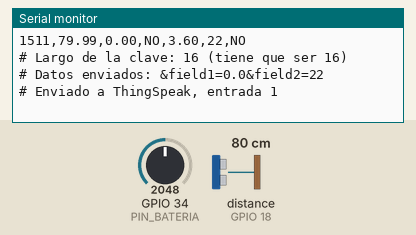
Recording of a sketch running on a simulated ESP32. Parts: the last lines printed to the serial monitor. Wiring (from diagram.json): ultrasonic range finder: trigger GPIO 5; echo GPIO 18. The inputs (shaded band) are chosen by the test bench; at power-on: distance to the obstacle (sensor on GPIO 18) 80 cm, GPIO 34 (PIN_BATERIA) = 2048 (analog values on the 0–4095 scale). The echo pulse lasts 58.3 µs per cm; WiFi joins after 1.5 s; servers stay silent unless stated; web services answer with replies made up by the test bench.

Above: at 2.7 s.
2.8 s: distance to the obstacle (sensor on GPIO 18) set to 2 cm
At 2.8 s:
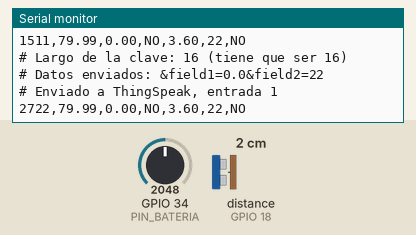
6.2 s: GPIO 34 (PIN_BATERIA) set to 1920
At 7.0 s:
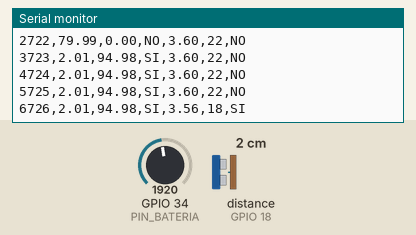
9.2 s: distance to the obstacle (sensor on GPIO 18) set to 18 cm
At 10.5 s:
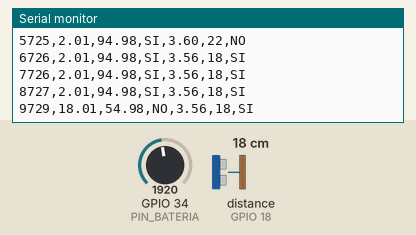
12.2 s: GPIO 34 (PIN_BATERIA) set to 2047
At 13.1 s:
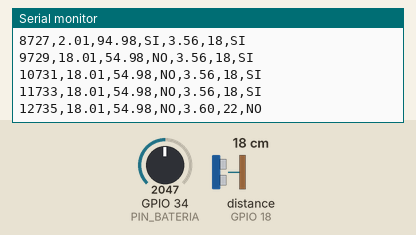
Timing chart, 0 to 14.7 s (numbered marks = the images above; inputs shaded):
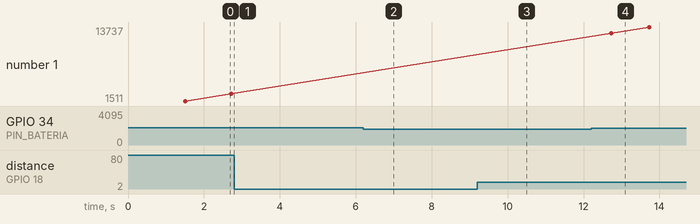

The sketch:

sketch.ino
```cpp
/*
  Contenedor inteligente - llenado + bateria + envio a ThingSpeak (canal 3486377)
  HC-SR04: TRIG -> GPIO 5, ECHO -> GPIO 18, VCC -> 5V, GND -> GND
  Potenciometro (hace de bateria): SIG -> GPIO 34, VCC -> 3V3, GND -> GND
  Envia field1 = llenado (%) y field2 = bateria (%).
  Simulacion: cada 20 s (ThingSpeak gratis acepta como mucho uno cada 15 s).
  Equipo real: cada 15 min, con MODO_SIMULACION en false.
*/

#include <WiFi.h>
#include <HTTPClient.h>

const int PIN_TRIG = 5;
const int PIN_ECHO = 18;
const int PIN_BATERIA = 34;

const float ALTURA_CONTENEDOR_CM = 40.0;
const float UMBRAL_ALERTA_PORCENTAJE = 80.0;
const float HISTERESIS = 3.0;

const bool  MODO_SIMULACION = true;   // true en Wokwi, false en el equipo real
const float UMBRAL_BATERIA_BAJA = 20.0;

// En Wokwi la red "Wokwi-GUEST" no tiene contrasena.
const char* WIFI_SSID = "Wokwi-GUEST";
const char* WIFI_PASSWORD = "";
// Write API Key del canal (ThingSpeak > tu canal > "API Keys"). No la publiques.
const char* THINGSPEAK_WRITE_KEY = "TU_WRITE_API_KEY";   // en Wokwi esta la clave real
const unsigned long INTERVALO_ENVIO_MS = MODO_SIMULACION ? 20000UL : 15UL * 60UL * 1000UL;

bool alertaActiva = false;
unsigned long ultimoEnvio = 0;
bool primerEnvio = true;

// ---------- Sensor de llenado ----------

float leerDistanciaCm() {
  digitalWrite(PIN_TRIG, LOW);
  delayMicroseconds(2);
  digitalWrite(PIN_TRIG, HIGH);
  delayMicroseconds(10);
  digitalWrite(PIN_TRIG, LOW);

  long duracion = pulseIn(PIN_ECHO, HIGH, 30000);
  if (duracion == 0) {
    return -1.0;
  }
  return duracion * 0.0343 / 2.0;
}

float calcularPorcentajeLlenado(float distanciaCm) {
  if (distanciaCm < 0) {
    return -1.0;
  }
  float porcentaje = 100.0 * (1.0 - (distanciaCm / ALTURA_CONTENEDOR_CM));
  if (porcentaje < 0) porcentaje = 0;
  if (porcentaje > 100) porcentaje = 100;
  return porcentaje;
}

bool evaluarAlerta(float porcentaje) {
  if (porcentaje < 0) {
    return alertaActiva;
  }
  if (!alertaActiva && porcentaje >= UMBRAL_ALERTA_PORCENTAJE) {
    alertaActiva = true;
  } else if (alertaActiva && porcentaje < (UMBRAL_ALERTA_PORCENTAJE - HISTERESIS)) {
    alertaActiva = false;
  }
  return alertaActiva;
}

// ---------- Bateria ----------

float leerTensionBateria() {
  int lectura = analogRead(PIN_BATERIA);           // 0 a 4095
  if (MODO_SIMULACION) {
    // tope a la izquierda = 3,0 V (vacia), tope a la derecha = 4,2 V (llena)
    return 3.0 + (lectura / 4095.0) * 1.2;
  }
  // Equipo real: divisor 100k/100k, la bateria es el doble de lo que ve el pin
  float tensionPin = (lectura / 4095.0) * 3.3;
  return tensionPin * 2.0;
}

// Tension -> carga no es lineal: tabla aproximada e interpolacion.
float porcentajeBateria(float tension) {
  const float V[]   = {3.00, 3.30, 3.50, 3.60, 3.70, 3.80, 3.90, 4.00, 4.10, 4.20};
  const float PCT[] = {   0,    3,   10,   22,   38,   52,   65,   78,   90,  100};
  const int N = 10;

  if (tension <= V[0]) return 0;
  if (tension >= V[N - 1]) return 100;
  for (int i = 0; i < N - 1; i++) {
    if (tension < V[i + 1]) {
      float t = (tension - V[i]) / (V[i + 1] - V[i]);
      return PCT[i] + t * (PCT[i + 1] - PCT[i]);
    }
  }
  return 100;
}

// ---------- WiFi y envio ----------

bool conectarWiFi() {
  if (WiFi.status() == WL_CONNECTED) return true;
  Serial.print("# Conectando al WiFi");
  WiFi.begin(WIFI_SSID, WIFI_PASSWORD, 6);   // canal 6: en Wokwi conecta mas rapido
  unsigned long inicio = millis();
  while (WiFi.status() != WL_CONNECTED && millis() - inicio < 10000) {
    delay(250);
    Serial.print(".");
  }
  Serial.println(WiFi.status() == WL_CONNECTED ? " conectado" : " sin conexion");
  return WiFi.status() == WL_CONNECTED;
}

void enviarThingSpeak(float porcentaje, float bateria) {
  if (!conectarWiFi()) {
    Serial.println("# Envio omitido: sin WiFi");
    return;
  }
  String url = "http://api.thingspeak.com/update?api_key=";
  url += THINGSPEAK_WRITE_KEY;
  if (porcentaje >= 0) {                 // SIN_DATO: no se manda field1
    url += "&field1=" + String(porcentaje, 1);
  }
    url += "&field2=" + String((int)(bateria + 0.5));   // entero redondeado, sin espacios

  Serial.println("# Largo de la clave: " + String(strlen(THINGSPEAK_WRITE_KEY)) + " (tiene que ser 16)");
  Serial.println("# Datos enviados: " + url.substring(url.indexOf("&")));

  HTTPClient http;
  http.begin(url);
  int codigo = http.GET();
  String respuesta = http.getString();   // numero de entrada, o 0 si rechazo el envio
  http.end();

  if (codigo == 200 && respuesta != "0") {
    Serial.println("# Enviado a ThingSpeak, entrada " + respuesta);
  } else {
    Serial.println("# Error al enviar a ThingSpeak (HTTP " + String(codigo) + ", respuesta " + respuesta + ")");
  }
}

// ---------- Programa principal ----------

void setup() {
  Serial.begin(115200);
  pinMode(PIN_TRIG, OUTPUT);
  pinMode(PIN_ECHO, INPUT);
  analogReadResolution(12);
  conectarWiFi();
  Serial.println("timestamp_ms,distancia_cm,porcentaje_llenado,alerta,bateria_v,bateria_pct,bateria_baja");
}

void loop() {
  float distancia = leerDistanciaCm();
  float porcentaje = calcularPorcentajeLlenado(distancia);
  bool alerta = evaluarAlerta(porcentaje);

  float tension = leerTensionBateria();
  float bateria = porcentajeBateria(tension);
  bool bateriaBaja = bateria < UMBRAL_BATERIA_BAJA;

  Serial.print(millis());
  Serial.print(",");

  if (distancia < 0) {
    Serial.print("SIN_DATO,SIN_DATO,");
  } else {
    Serial.print(distancia);
    Serial.print(",");
    Serial.print(porcentaje);
    Serial.print(",");
  }

  Serial.print(alerta ? "SI" : "NO");
  Serial.print(",");
  Serial.print(tension, 2);
  Serial.print(",");
  Serial.print(bateria, 0);
  Serial.print(",");
  Serial.println(bateriaBaja ? "SI" : "NO");

  if (primerEnvio || millis() - ultimoEnvio >= INTERVALO_ENVIO_MS) {
    enviarThingSpeak(porcentaje, bateria);
    ultimoEnvio = millis();
    primerEnvio = false;
  }

  delay(1000); // en el equipo real: deep sleep de 15 minutos entre mediciones
}
```

Measured:
- the behaviour switches between 1991 and 1990 on GPIO 34 (PIN_BATERIA) (found by bisection; images 1 and 2)
- after the input at 6.2 s, the serial monitor: prints a new line after 0.53 s (image 2)
- after the input at 9.2 s, the serial monitor: prints a new line after 0.53 s (image 3)
- after the input at 12.2 s, the serial monitor: prints a new line after 0.54 s (image 4)
